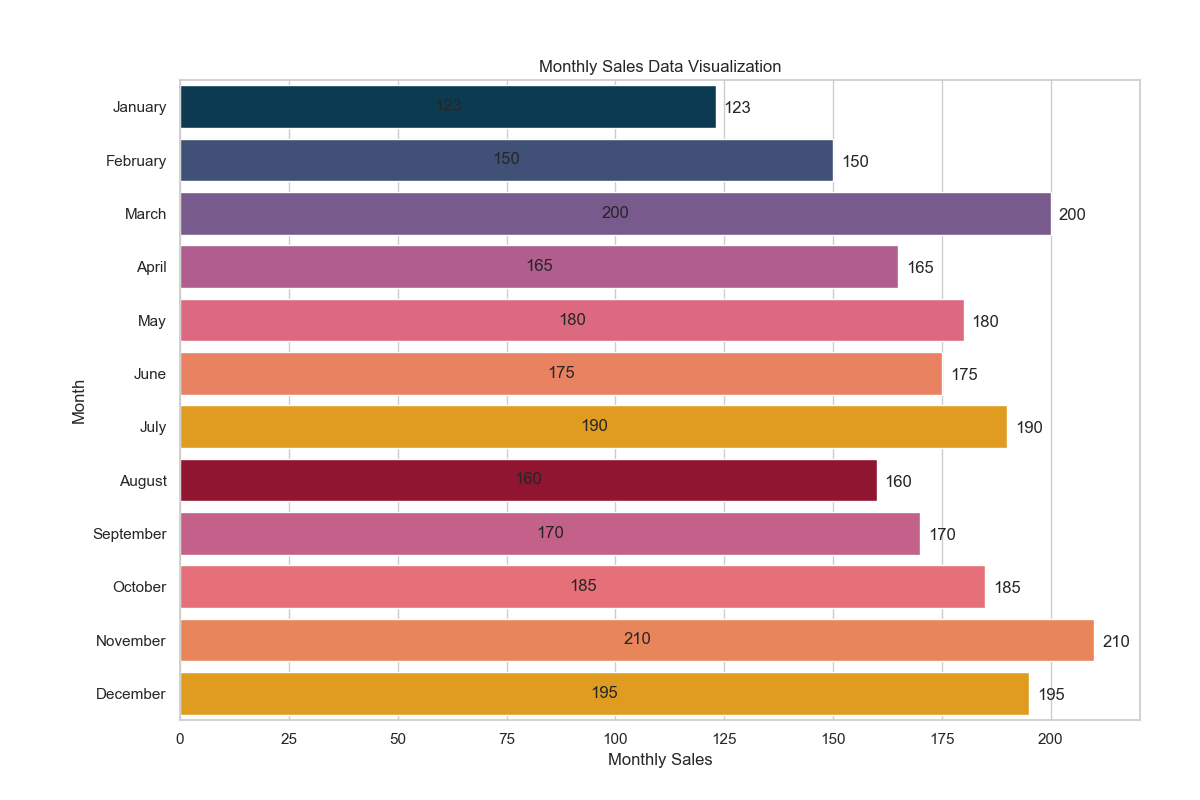

Generate this figure with Python:

import seaborn as sns
import pandas as pd
import matplotlib.pyplot as plt

# Data
data = {
    'Month': ['January', 'February', 'March', 'April', 'May', 'June', 
              'July', 'August', 'September', 'October', 'November', 'December'],
    'Sales': [123, 150, 200, 165, 180, 175, 190, 160, 170, 185, 210, 195]
}

# Create DataFrame
df = pd.DataFrame(data)

# seaborn style
sns.set_theme(style="whitegrid")

# Create a color palette
palette = ['#003f5c', '#374c80', '#7a5195', '#bc5090', '#ef5675', '#ff764a', '#ffa600', '#a50026', '#d45087', '#f95d6a', '#ff7c43', '#ffa600']

# Initialize the matplotlib figure
f, ax = plt.subplots(figsize=(12, 8))

# Plot the Sales
sns.barplot(x="Sales", y="Month", data=df, palette=palette)

# Customize the axes and title
ax.set_xlabel('Monthly Sales')
ax.set_ylabel('Month')
ax.set_title('Monthly Sales Data Visualization')

# Show values on bars
for p in ax.patches:
    width = p.get_width()
    plt.text(5+p.get_width(), p.get_y()+0.55*p.get_height(),
             '{:1.0f}'.format(width),
             ha='center', va='center')

# Set the band width
ax.bar_label(ax.containers[0], label_type='center')

# Set the margins
plt.subplots_adjust(left=0.15, right=0.95, top=0.9, bottom=0.1)

# Show the plot
plt.show()
